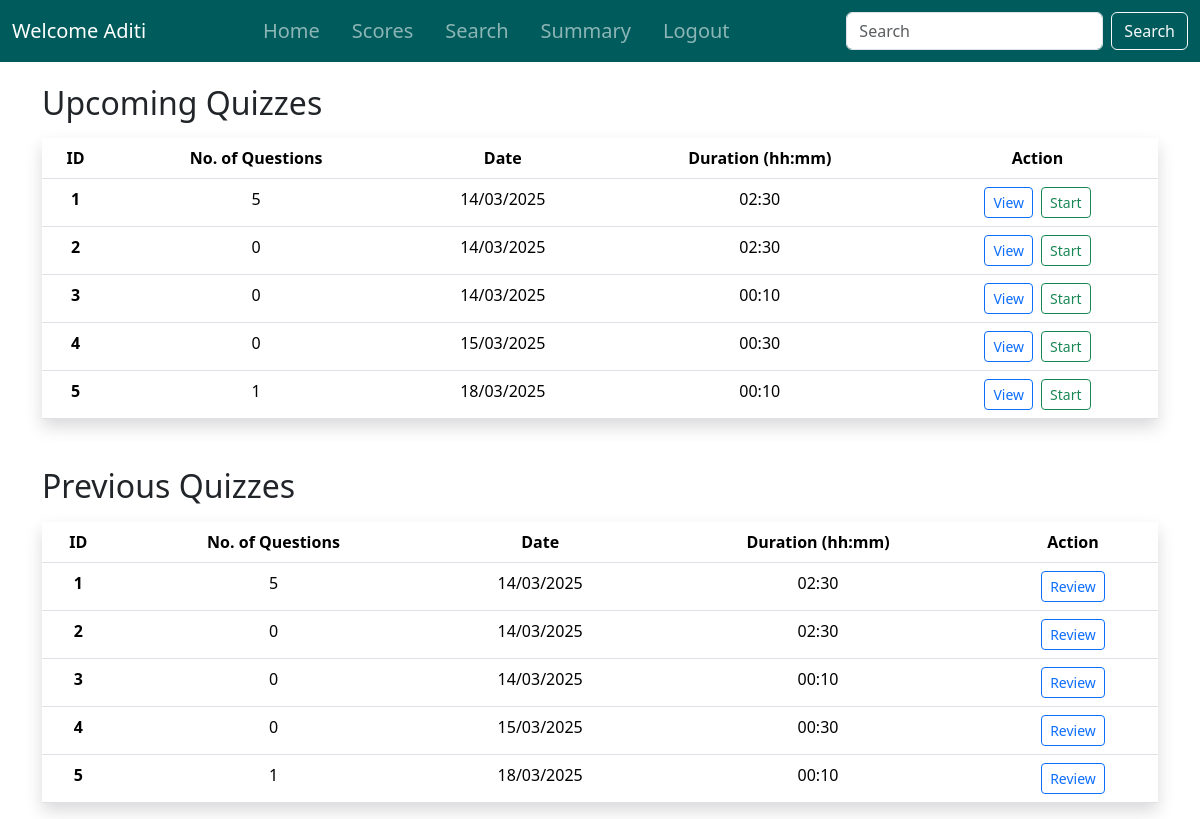
The page /student_dashboard (signed in) on the database as committed earlier.
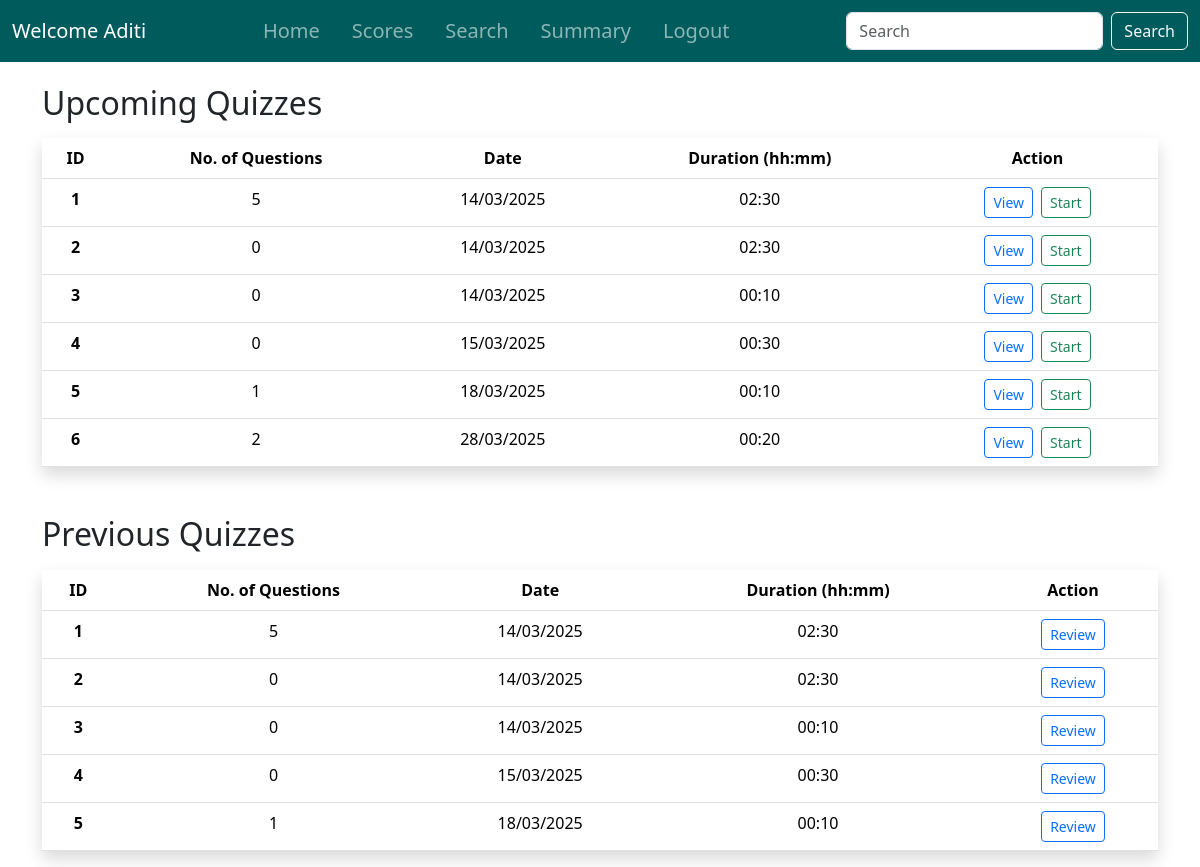
The same page on the database as committed later.
### controllers/models.py (models this page shows)
class Quiz(db.Model):
    id = db.Column(db.Integer, primary_key=True)
    chapter_id = db.Column(db.Integer, db.ForeignKey('chapter.id'), nullable=False)
    subject_id = db.Column(db.Integer, db.ForeignKey('subject.id'), nullable=False)
    date_of_quiz = db.Column(db.DateTime, default=func.now())
    time_duration = db.Column(db.String(10))  # HH:MM format
    remarks = db.Column(db.Text)
    questions = db.relationship('Question', backref='quiz', cascade='all, delete-orphan')
    scores = db.relationship('Score', backref='quiz', cascade='all, delete-orphan')
    subject = db.relationship('Subject', backref='quizzes')
    @hybrid_property
    def no_of_questions(self):
        return len(self.questions)
    @hybrid_property
    def formatted_date(self):
        return self.date_of_quiz.strftime("%d/%m/%Y") if self.date_of_quiz else None

### controllers/routes.py (the view)
@app.route('/student_dashboard')
@login_required
def student_dashboard():
    today = datetime.now().date()
    quizes = Quiz.query.all()
    upcoming_quizzes = [quiz for quiz in quizes if quiz.date_of_quiz.date() >= today]
    previous_quizzes = [quiz for quiz in quizes if quiz.date_of_quiz.date() < today]
    return render_template('student_dashboard2.html',
                           upcoming_quizzes=quizes,
                           previous_quizzes=previous_quizzes)

### controllers/models.py (called while the page is built)
@login_manager.user_loader
def load_user(user_id):
    try:
        user_type, id = user_id.split('-')
        id = int(id)
        if user_type == 'admin':
            return Admin.query.get(id)
        else:
            return User.query.get(id)
    except (ValueError, AttributeError):
        print(f"ERROR: Invalid user_id: {user_id}")
        return None

### controllers/templates/student_dashboard2.html (shortened to what this page needs)
{% extends 'base.html' %}
{% block content %}
    <div class="container mt-4">
        <h2 class="mb-3">Upcoming Quizzes</h2>
        {% if upcoming_quizzes %}
            <table class="table table-hover shadow mt-3">
                <thead>
                    <tr>
                        <th class="text-center">ID</th>
                        <th class="text-center">No. of Questions</th>
                        <th class="text-center">Date</th>
                        <th class="text-center">Duration (hh:mm)</th>
                        <th class="text-center">Action</th>
                    </tr>
                </thead>
                <tbody>
                    {% for quiz in upcoming_quizzes %}
                        <tr>
                            <th class="text-center">{{ loop.index }}</th>
                            <td class="text-center">{{ quiz.no_of_questions }}</td>
                            <td class="text-center">{{ quiz.formatted_date }}</td>
                            <td class="text-center">{{ quiz.time_duration }}</td>
                            <td class="text-center">
                                <div class="d-flex justify-content-center gap-2">
                                    <a href="{{ url_for('view_quiz', quiz_id=quiz.id) }}" class="btn btn-outline-primary btn-sm">View</a>
                                    <a href="{{ url_for('exam_portal', quiz_id=quiz.id) }}" class="btn btn-outline-success btn-sm">Start</a>
                                </div>
                            </td>
                        </tr>
                    {% endfor %}
                </tbody>
            </table>
        {% else %}
            <p class="text-muted">No upcoming quizzes available. Stay tuned!</p>
        {% endif %}
        <h2 class="mt-5">Previous Quizzes</h2>
        {% if previous_quizzes %}
            <table class="table table-hover shadow mt-3">
                <thead>
                    <tr>
                        <th class="text-center">ID</th>
                        <th class="text-center">No. of Questions</th>
                        <th class="text-center">Date</th>
                        <th class="text-center">Duration (hh:mm)</th>
                        <th class="text-center">Action</th>
                    </tr>
                </thead>
                <tbody>
                    {% for quiz in previous_quizzes %}
                        <tr>
                            <th class="text-center">{{ loop.index }}</th>
                            <td class="text-center">{{ quiz.no_of_questions }}</td>
                            <td class="text-center">{{ quiz.formatted_date }}</td>
                            <td class="text-center">{{ quiz.time_duration }}</td>
                            <td class="text-center">
                                <div class="d-flex justify-content-center gap-2">
                                    <a href="{{ url_for('view_quiz', quiz_id=quiz.id) }}" class="btn btn-outline-primary btn-sm">Review</a>
                                </div>
                            </td>
                        </tr>
                    {% endfor %}
                </tbody>
            </table>
        {% else %}
            <p class="text-muted">No previous quizzes found.</p>
        {% endif %}
    </div>
{% endblock %}

Rows that differ between the two databases and show on the page:
added Quiz: no_of_questions "2", formatted_date "28/03/2025", time_duration "00:20", shown under "Upcoming Quizzes"
